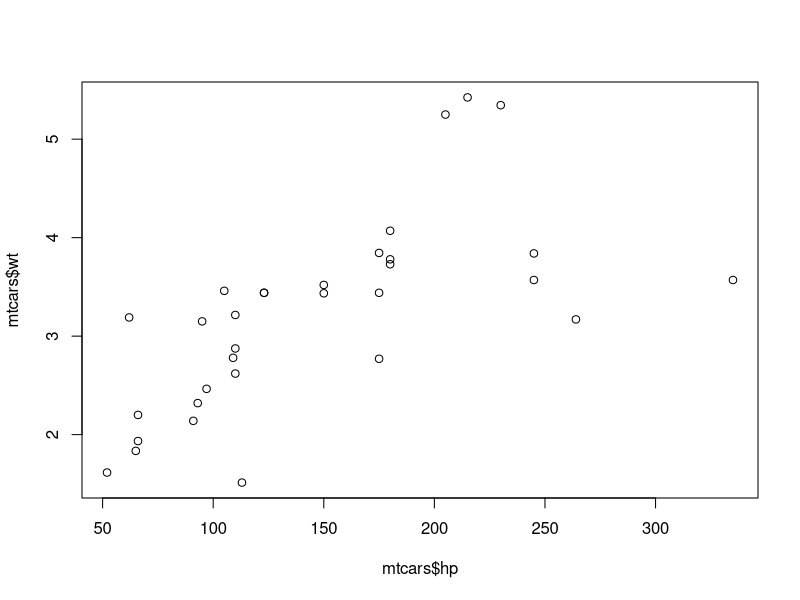

Write R code to recreate this figure.
## ---- chunk 1
# zuerst daten plotten und betrachten, ob eine lin. reg sinnvoll ist
plot(x = mtcars$hp, y=mtcars$wt)

# model populieren
wt.hp.model <- lm (wt~hp, data=mtcars)

# coeffs extrahieren für spätere Berechnungen
coeffs <- coefficients(wt.hp.model)

# Geschätzter Gewicht für ein Auto mit 200hp:
est.wt1 <- coeffs[1]+ 200 * coeffs[2] 
est.wt1

# alternativ mit predict
new <- data.frame(hp=200)
est.wt2 <- predict(wt.hp.model,new)
est.wt2

## ---- chunk 2
# Ihr R-Code

## ---- chunk 3
# Ihr R-Code
## ---- chunk 4
# Ihr Code 

## ---- chunk 5
# Ihr Code

